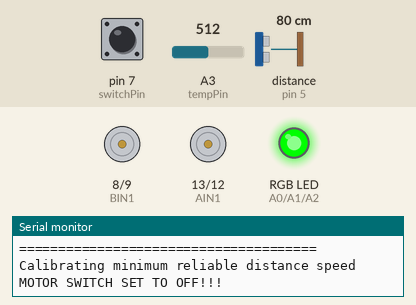
Recording of a sketch running on a simulated Arduino Uno, built with avr-gcc and run on an emulated ATmega328P. On the bench: motor-driver pin pairs drawn as motors (green arrow = first pin HIGH = forward, orange = second pin HIGH = backward, longer = more drive, scaled by the enable pin), an RGB LED mixed from three pins (HIGH = lit), the last lines printed to the serial monitor. The inputs (shaded band) are chosen by the test bench; at power-on: pin 7 (switchPin) HIGH, distance to the obstacle (sensor on pin 5) 80 cm, A3 (tempPin) = 512. The echo pulse lasts 58.3 µs per cm.

Above: at 3.2 s.
3.3 s: pin 7 (switchPin) pulled LOW for 3.2 s
At 7.4 s:
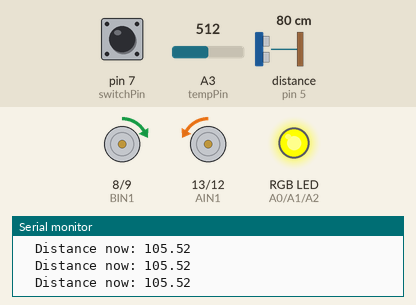
8.0 s: distance to the obstacle (sensor on pin 5) set to 9 cm
14.6 s: distance to the obstacle (sensor on pin 5) set to 6 cm
At 15.5 s:
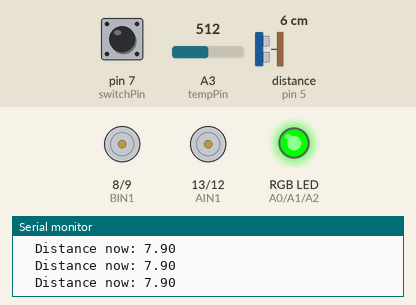
16.2 s: A3 (tempPin) set to 886
22.8 s: A3 (tempPin) set to 913
24.9 s: distance to the obstacle (sensor on pin 5) set to 97 cm
30.4 s: distance to the obstacle (sensor on pin 5) set to 104 cm
At 32.1 s:
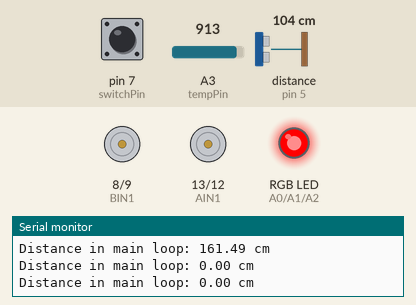
Timing chart, 0 to 33.5 s (numbered marks = the images above; inputs shaded):
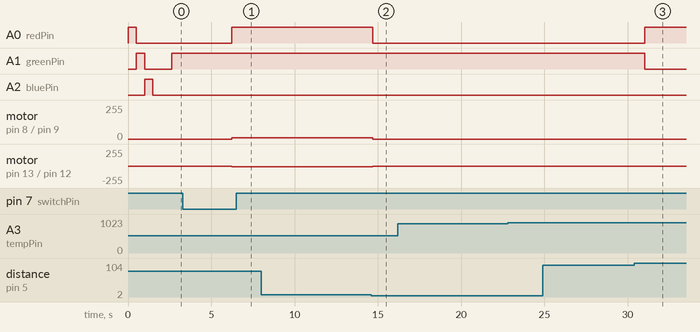

The sketch:

2c-find-minimum-reliable-speed.ino
```cpp
// (licence header left out)
#include <NewPing.h>

// TEMPERATURE
const int tempPin = A3;

// ULTRASOUND

// NewPing with sinlge pin operation for HC-SR04
const int trigPin = 5;           //connects to the trigger pin on the distance sensor
const int echoPin = 5;           //connects to the echo pin on the distance sensor
const int maxDistance = 100; // cm // TODO does this affect precision if we lower it???

NewPing sonar(trigPin,echoPin,maxDistance);

const int redPin = A0;             //pin to control the red LED inside the RGB LED
const int greenPin = A1;           //pin to control the green LED inside the RGB LED
const int bluePin = A2;            //pin to control the blue LED inside the RGB LED

float distance = 0;               //stores the distance measured by the distance sensor

// MOTOR

//the motor will be controlled by the motor A pins on the motor driver
const int AIN1 = 13;           //control pin 1 on the motor driver for the right motor
const int AIN2 = 12;            //control pin 2 on the motor driver for the right motor
const int PWMA = 11;            //speed control pin on the motor driver for the right motor

const int BIN1 = 8;
const int BIN2 = 9;
const int PWMB = 10;

int switchPin = 7;             //switch to turn the robot on and off

int leftMotorSpeed = 0;       //starting speed for the motor
int rightMotorSpeed = 0;       //starting speed for the motor
bool leftMotorNext = true;
bool hasPrinted = false;

bool speedIsCalibrated = false;

int calibrationSpeedInterval = 10;
int calibrationSpeed = 0;
float metresPerSecond = 0.1f;

void setup()
{
  // SERIAL
  Serial.begin (9600);        //set up a serial connection with the computer
  Serial.println("======================================");

  // TEMPERATURE
  pinMode(tempPin, INPUT);

  // ULTRASOUND
  //pinMode(trigPin, OUTPUT);   //the trigger pin will output pulses of electricity
  //pinMode(echoPin, INPUT);    //the echo pin will measure the duration of pulses coming back from the distance sensor

  //set the RGB LED pins to output
  pinMode(redPin, OUTPUT);
  pinMode(greenPin, OUTPUT);
  pinMode(bluePin, OUTPUT);

  // cycle RGB LED to test
  analogWrite(redPin, 255);
  analogWrite(greenPin, 0);
  analogWrite(bluePin, 0);
  delay(500);
  analogWrite(redPin, 0);
  analogWrite(greenPin, 255);
  analogWrite(bluePin, 0);
  delay(500);
  analogWrite(redPin, 0);
  analogWrite(greenPin, 0);
  analogWrite(bluePin, 255);
  delay(500);
  analogWrite(redPin, 0);
  analogWrite(greenPin, 0);
  analogWrite(bluePin, 0);

  // MOTOR
  pinMode(switchPin, INPUT_PULLUP);   //set this as a pullup to sense whether the switch is flipped

  //set the motor control pins as outputs
  pinMode(AIN1, OUTPUT);
  pinMode(AIN2, OUTPUT);
  pinMode(PWMA, OUTPUT);

  pinMode(BIN1, OUTPUT);
  pinMode(BIN2, OUTPUT);
  pinMode(PWMB, OUTPUT);

  // Dummy initial readings (ultrasound initialisation issue)
  getDistance();
}

void loop() {
  if (!speedIsCalibrated) {
    calibrateSpeed();
  }
  distance = getDistance();   //variable to store the distance measured by the sensor

  Serial.print("Distance in main loop: ");
  Serial.print(distance);     //print the distance that was measured
  Serial.println(" cm");      //print units after the distance

  if (0 == distance) {
    red();
  }

  delay(50);      //delay 50ms between each reading
}

//------------------MID LEVEL FUNCTIONS-------------------------------

void calibrateSpeed() {
  // FIRST CALIBRATE MOVEMENT
  Serial.println("Calibrating minimum reliable distance speed");
  float distance = getDistance();
  float newDistance;
  do {
    distance = newDistance;
    calibrationSpeed += calibrationSpeedInterval;
    calibrationSpeed = calibrationSpeed % 256;
    spinMotors(calibrationSpeed);
    delay(500);
    newDistance = getDistance();
  } while (abs(newDistance - distance) < 8); // pick something that's ~2 SDs from mean error
  spinMotors(0);
  distance = getDistance();
  Serial.print("  Distance now: ");
  Serial.println(distance);
  Serial.print("  Calibration speed: ");
  Serial.println(calibrationSpeed);

  // Pause
  delay(2000);

  // NOW CALIBRATE SPEED
  Serial.println("Moving to 10cm (Naive)...");
  // Move to 10cm
  Serial.print("  Distance Currently: ");
  Serial.println(distance);
  Serial.println("  Moving forward...");
  spinMotors(calibrationSpeed);
  while (distance > 10.1) {
    //delay(20);
    distance = getDistanceInstant();
    Serial.print("  Distance now: ");
    Serial.println(distance);
  }
  Serial.println("  Moving rearward...");
  spinMotors(-0.75*calibrationSpeed);
  while (distance < 9.9) {
    //delay(20);
    distance = getDistanceInstant();
    Serial.print("  Distance now: ");
    Serial.println(distance);
  }
  spinMotors(0);
  Serial.println("Now at approx 10cm");
  double initialDistance = getDistance();
  Serial.print("  Distance actually: ");
  Serial.println(initialDistance);

  // Speed to CALIBRATIONSPEED backwards for 2 seconds
  Serial.println("Moving rearwards for 2 seconds");
  spinMotors(-calibrationSpeed);
  delay(2000);
  spinMotors(0);
  Serial.println("  Done");
  // Measure distance
  double finalDistance = getDistance();
  Serial.print("  Distance now: ");
  Serial.println(finalDistance);
  // calculate speed
  double rearwardSpeed = (finalDistance - initialDistance) / 200.0d; // 2 seconds, 100 cm in 1m
  Serial.print("Speed in reverse: ");
  Serial.print(rearwardSpeed);
  Serial.println(" metres per second");
  // Move back to 10cm based on new speed
  double tForward = (finalDistance - 10.0d)/100.0d / (rearwardSpeed);
  Serial.print("Moving forwards for ");
  Serial.print(tForward);
  Serial.println(" seconds");
  spinMotors(calibrationSpeed);
  delay(tForward * 1000.0d);
  spinMotors(0);
  Serial.println("  Done");
  // measure new distance
  finalDistance = getDistance();
  // print out delta
  Serial.print("Should now be at exactly 10cm. Distance actually: ");
  Serial.println(finalDistance);

  Serial.print("FINAL CALCULATED SPEED: ");
  Serial.print(rearwardSpeed);
  Serial.println(" metres per second");
  metresPerSecond = rearwardSpeed;

  speedIsCalibrated = true;
}


void spinMotors(int motorspeed) {
  if (0 != motorspeed && digitalRead(7) == HIGH) {
    Serial.println("MOTOR SWITCH SET TO OFF!!!");
    spinLeftMotor(0);
    spinRightMotor(0);
    green();
    return;
  }
  if (0 == motorspeed) {
    green();
  } else {
    yellow();
  }
  spinRightMotor(motorspeed);
  spinLeftMotor(motorspeed);
}

//------------------LOW LEVEL FUNCTIONS-------------------------------

// MULTI COLOR LED
void red() {
  // Turn the RGB LED red
  analogWrite(redPin, 255);
  analogWrite(greenPin, 0);
  analogWrite(bluePin, 0);
}

void green() {
  // Turn the RGB LED green
  analogWrite(redPin, 0);
  analogWrite(greenPin, 255);
  analogWrite(bluePin, 0);
}

void blue() {
  // Turn the RGB LED blue
  analogWrite(redPin, 0);
  analogWrite(greenPin, 0);
  analogWrite(bluePin, 255);
}

void yellow() {
  // Turn the RGB LED yellow
  analogWrite(redPin, 255);
  analogWrite(greenPin, 255);
  analogWrite(bluePin, 0);
}


// ULTRASOUND
float getVoltage(int pin) {
  return (analogRead(pin) * .004882814);
  //Converting from 0 to 1024 to 0 to 5v
}

float millisecondsToCentimeters(float milliseconds, float temp) {
  return (milliseconds * (331.3 + 0.606 * temp)) / 20000.0f; // half the flight time, divided by 1000 for milliseconds
  //Multiplying the speed of sound through a certain temperature of air by the
  //length of time it takes to reach the object and back, divided by two
}

double getDistanceInstant() {
  unsigned int echoTime;                   //variable to store the time it takes for a ping to bounce off an object
  double calculatedDistance;         //variable to store the distance calculated from the echo time

  float temperature = (getVoltage(tempPin) - 0.5) * 100;
  echoTime = sonar.ping();
  //echoTime = sonar.ping_median(3); // few readings, for reading whilst moving
  //Serial.print("Echo time: ");
  //Serial.println(echoTime);
  //pinMode(echoPin,OUTPUT);
  //digitalWrite(echoPin,LOW);
  //pinMode(echoPin,INPUT);

  //calculatedDistance = sonar.convert_cm(echoTime); // rounds to nearest cm
  //calculatedDistance = (1.0d * echoTime) / (1.0d * US_ROUNDTRIP_CM);
  calculatedDistance = millisecondsToCentimeters(echoTime, temperature);
  return calculatedDistance;
}

float getDistance() {
  unsigned int echoTime;                   //variable to store the time it takes for a ping to bounce off an object
  float calculatedDistance;         //variable to store the distance calculated from the echo time

  float temperature = (getVoltage(tempPin) - 0.5) * 100;
  echoTime = sonar.ping_median(20); // uS
  //Serial.print("Echo time: ");
  //Serial.println(echoTime);

  //float oldCalculatedDistance = (1.0d * echoTime) / (1.0d * US_ROUNDTRIP_CM);
  calculatedDistance = millisecondsToCentimeters(echoTime, temperature);
  //Serial.print("Uncorrected distance calculation: ");
  //Serial.print(oldCalculatedDistance);
  //Serial.print(" => ");
  //Serial.print(calculatedDistance);
  //Serial.print(" @ ");
  //Serial.print(temperature);
  //Serial.println(" deg C");
  return calculatedDistance;
}


// MOTOR FUNCTIONS

void spinRightMotor(int motorSpeed)                       //function for driving the right motor
{
  // right motor is the opposite way to left motor, so we've inverted them here
  if (motorSpeed < 0)                                 //if the motor should drive forward (positive speed)
  {
    digitalWrite(AIN1, HIGH);                         //set pin 1 to high
    digitalWrite(AIN2, LOW);                          //set pin 2 to low
  }
  else if (motorSpeed > 0)                            //if the motor should drive backward (negative speed)
  {
    digitalWrite(AIN1, LOW);                          //set pin 1 to low
    digitalWrite(AIN2, HIGH);                         //set pin 2 to high
  }
  else                                                //if the motor should stop
  {
    digitalWrite(AIN1, LOW);                          //set pin 1 to low
    digitalWrite(AIN2, LOW);                          //set pin 2 to low
  }
  analogWrite(PWMA, abs(motorSpeed));                 //now that the motor direction is set, drive it at the entered speed
}


void spinLeftMotor(int motorSpeed)                       //function for driving the left motor
{
  if (motorSpeed > 0)                                 //if the motor should drive forward (positive speed)
  {
    digitalWrite(BIN1, HIGH);                         //set pin 1 to high
    digitalWrite(BIN2, LOW);                          //set pin 2 to low
  }
  else if (motorSpeed < 0)                            //if the motor should drive backward (negative speed)
  {
    digitalWrite(BIN1, LOW);                          //set pin 1 to low
    digitalWrite(BIN2, HIGH);                         //set pin 2 to high
  }
  else                                                //if the motor should stop
  {
    digitalWrite(BIN1, LOW);                          //set pin 1 to low
    digitalWrite(BIN2, LOW);                          //set pin 2 to low
  }
  analogWrite(PWMB, abs(motorSpeed));                 //now that the motor direction is set, drive it at the entered speed
}
```

Measured:
- the behaviour switches between 8 and 7 cm on distance to the obstacle (sensor on pin 5) (found by bisection; images 1 and 2)
- the behaviour switches between 100 and 101 cm on distance to the obstacle (sensor on pin 5) (found by bisection; images 2 and 3)
- after the input at 3.3 s, A0 (redPin): LOW → HIGH after 2.9 s; motor on pin 8 (BIN1) / pin 9 (BIN2): stopped → forward 10/255 after 2.9 s; motor on pin 13 (AIN1) / pin 12 (AIN2): stopped → backward 10/255 after 2.9 s
- after the input at 14.6 s, A0 (redPin): HIGH → LOW after 0.09 s; motor on pin 8 (BIN1) / pin 9 (BIN2): forward 10/255 → stopped after 0.09 s; motor on pin 13 (AIN1) / pin 12 (AIN2): backward 10/255 → stopped after 0.09 s
- after the input at 30.4 s, A0 (redPin): LOW → HIGH after 0.64 s; A1 (greenPin): HIGH → LOW after 0.64 s
